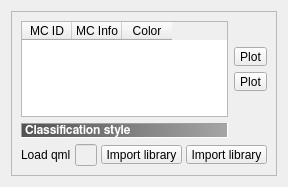
            <widget class="QWidget" name="page_3">
             <property name="geometry">
              <rect>
               <x>0</x>
               <y>0</y>
               <width>198</width>
               <height>187</height>
              </rect>
             </property>
             <attribute name="label">
              <string> Macroclasses</string>
             </attribute>
             <layout class="QGridLayout" name="gridLayout_24">
              <item row="0" column="1">
               <widget class="QFrame" name="frame_5">
                <property name="frameShape">
                 <enum>QFrame::StyledPanel</enum>
                </property>
                <property name="frameShadow">
                 <enum>QFrame::Sunken</enum>
                </property>
                <layout class="QGridLayout" name="gridLayout_32">
                 <item row="0" column="0">
                  <layout class="QGridLayout" name="gridLayout_23">
                   <item row="2" column="0">
                    <layout class="QGridLayout" name="gridLayout_44">
                     <item row="0" column="0">
                      <widget class="QLabel" name="label_40">
                       <property name="font">
                        <font>
                         <family>FreeSans</family>
                         <weight>75</weight>
                         <bold>true</bold>
                        </font>
                       </property>
                       <property name="styleSheet">
                        <string notr="true">background-color : qlineargradient(spread:pad, x1:0, y1:0, x2:1, y2:0, stop:0 #535353, stop:1 #a6a6a6); color : white</string>
                       </property>
                       <property name="frameShape">
                        <enum>QFrame::Panel</enum>
                       </property>
                       <property name="frameShadow">
                        <enum>QFrame::Sunken</enum>
                       </property>
                       <property name="text">
                        <string>Classification style</string>
                       </property>
                       <property name="alignment">
                        <set>Qt::AlignLeading|Qt::AlignLeft|Qt::AlignVCenter</set>
                       </property>
                      </widget>
                     </item>
                    </layout>
                   </item>
                   <item row="1" column="1">
                    <layout class="QVBoxLayout" name="verticalLayout_2">
                     <item>
                      <spacer name="verticalSpacer_5">
                       <property name="orientation">
                        <enum>Qt::Vertical</enum>
                       </property>
                       <property name="sizeHint" stdset="0">
                        <size>
                         <width>20</width>
                         <height>40</height>
                        </size>
                       </property>
                      </spacer>
                     </item>
                     <item>
                      <widget class="QToolButton" name="add_MC_row_Button">
                       <property name="toolTip">
                        <string>&lt;html&gt;&lt;head/&gt;&lt;body&gt;&lt;p &gt;Add row&lt;/p&gt;&lt;/body&gt;&lt;/html&gt;</string>
                       </property>
                       <property name="styleSheet">
                        <string notr="true">margin: 0px;padding: 0px;</string>
                       </property>
                       <property name="text">
                        <string>Plot</string>
                       </property>
                       <property name="icon">
                        <iconset resource="resources.qrc">
                         <normaloff>:/plugins/semiautomaticclassificationplugin/icons/semiautomaticclassificationplugin_add.png</normaloff>:/plugins/semiautomaticclassificationplugin/icons/semiautomaticclassificationplugin_add.png</iconset>
                       </property>
                       <property name="iconSize">
                        <size>
                         <width>22</width>
                         <height>22</height>
                        </size>
                       </property>
                      </widget>
                     </item>
                     <item>
                      <widget class="QToolButton" name="delete_MC_row_Button">
                       <property name="toolTip">
                        <string>&lt;html&gt;&lt;head/&gt;&lt;body&gt;&lt;p &gt;Delete row&lt;/p&gt;&lt;/body&gt;&lt;/html&gt;</string>
                       </property>
                       <property name="styleSheet">
                        <string notr="true">margin: 0px;padding: 0px;</string>
                       </property>
                       <property name="text">
                        <string>Plot</string>
                       </property>
                       <property name="icon">
                        <iconset resource="resources.qrc">
                         <normaloff>:/plugins/semiautomaticclassificationplugin/icons/semiautomaticclassificationplugin_remove.png</normaloff>:/plugins/semiautomaticclassificationplugin/icons/semiautomaticclassificationplugin_remove.png</iconset>
                       </property>
                       <property name="iconSize">
                        <size>
                         <width>22</width>
                         <height>22</height>
                        </size>
                       </property>
                      </widget>
                     </item>
                     <item>
                      <spacer name="verticalSpacer_6">
                       <property name="orientation">
                        <enum>Qt::Vertical</enum>
                       </property>
                       <property name="sizeHint" stdset="0">
                        <size>
                         <width>20</width>
                         <height>40</height>
                        </size>
                       </property>
                      </spacer>
                     </item>
                    </layout>
                   </item>
                   <item row="1" column="0">
                    <widget class="QTableWidget" name="macroclass_color_tableWidget">
                     <property name="sizePolicy">
                      <sizepolicy hsizetype="Expanding" vsizetype="Expanding">
                       <horstretch>0</horstretch>
                       <verstretch>0</verstretch>
                      </sizepolicy>
                     </property>
                     <property name="editTriggers">
                      <set>QAbstractItemView::SelectedClicked</set>
                     </property>
                     <property name="sortingEnabled">
                      <bool>true</bool>
                     </property>
                     <attribute name="horizontalHeaderDefaultSectionSize">
                      <number>50</number>
                     </attribute>
                     <attribute name="verticalHeaderDefaultSectionSize">
                      <number>20</number>
                     </attribute>
                     <column>
                      <property name="text">
                       <string>MC ID</string>
                      </property>
                     </column>
                     <column>
                      <property name="text">
                       <string>MC Info</string>
                      </property>
                     </column>
                     <column>
                      <property name="text">
                       <string>Color</string>
                      </property>
                     </column>
                    </widget>
                   </item>
                   <item row="0" column="0">
                    <spacer name="verticalSpacer_4">
                     <property name="orientation">
                      <enum>Qt::Vertical</enum>
                     </property>
                     <property name="sizeHint" stdset="0">
                      <size>
                       <width>20</width>
                       <height>40</height>
                      </size>
                     </property>
                    </spacer>
                   </item>
                   <item row="3" column="0" colspan="2">
                    <layout class="QGridLayout" name="gridLayout_7">
                     <property name="spacing">
                      <number>4</number>
                     </property>
                     <item row="0" column="2">
                      <widget class="QLineEdit" name="qml_lineEdit">
                       <property name="enabled">
                        <bool>false</bool>
                       </property>
                       <property name="toolTip">
                        <string>&lt;html&gt;&lt;head/&gt;&lt;body&gt;&lt;p&gt;Qml file path&lt;/p&gt;&lt;/body&gt;&lt;/html&gt;</string>
                       </property>
                      </widget>
                     </item>
                     <item row="0" column="4">
                      <widget class="QToolButton" name="resetQmlButton">
                       <property name="toolTip">
                        <string>&lt;html&gt;&lt;head/&gt;&lt;body&gt;&lt;p&gt;&lt;span &gt;Reset&lt;/span&gt;&lt;/p&gt;&lt;/body&gt;&lt;/html&gt;</string>
                       </property>
                       <property name="styleSheet">
                        <string notr="true">margin: 0px;padding: 0px;</string>
                       </property>
                       <property name="text">
                        <string>Import library</string>
                       </property>
                       <property name="icon">
                        <iconset resource="resources.qrc">
                         <normaloff>:/plugins/semiautomaticclassificationplugin/icons/semiautomaticclassificationplugin_reset.png</normaloff>:/plugins/semiautomaticclassificationplugin/icons/semiautomaticclassificationplugin_reset.png</iconset>
                       </property>
                       <property name="iconSize">
                        <size>
                         <width>22</width>
                         <height>22</height>
                        </size>
                       </property>
                      </widget>
                     </item>
                     <item row="0" column="0">
                      <widget class="QLabel" name="label_19">
                       <property name="sizePolicy">
                        <sizepolicy hsizetype="Maximum" vsizetype="Preferred">
                         <horstretch>0</horstretch>
                         <verstretch>0</verstretch>
                        </sizepolicy>
                       </property>
                       <property name="text">
                        <string>Load qml</string>
                       </property>
                      </widget>
                     </item>
                     <item row="0" column="3">
                      <widget class="QToolButton" name="qml_Button">
                       <property name="toolTip">
                        <string>&lt;html&gt;&lt;head/&gt;&lt;body&gt;&lt;p&gt;&lt;span &gt;Select qml style&lt;/span&gt;&lt;/p&gt;&lt;/body&gt;&lt;/html&gt;</string>
                       </property>
                       <property name="styleSheet">
                        <string notr="true">margin: 0px;padding: 0px;</string>
                       </property>
                       <property name="text">
                        <string>Import library</string>
                       </property>
                       <property name="icon">
                        <iconset resource="resources.qrc">
                         <normaloff>:/plugins/semiautomaticclassificationplugin/icons/semiautomaticclassificationplugin_open_file.png</normaloff>:/plugins/semiautomaticclassificationplugin/icons/semiautomaticclassificationplugin_open_file.png</iconset>
                       </property>
                       <property name="iconSize">
                        <size>
                         <width>22</width>
                         <height>22</height>
                        </size>
                       </property>
                      </widget>
                     </item>
                    </layout>
                   </item>
                  </layout>
                 </item>
                </layout>
               </widget>
              </item>
             </layout>
            </widget>
